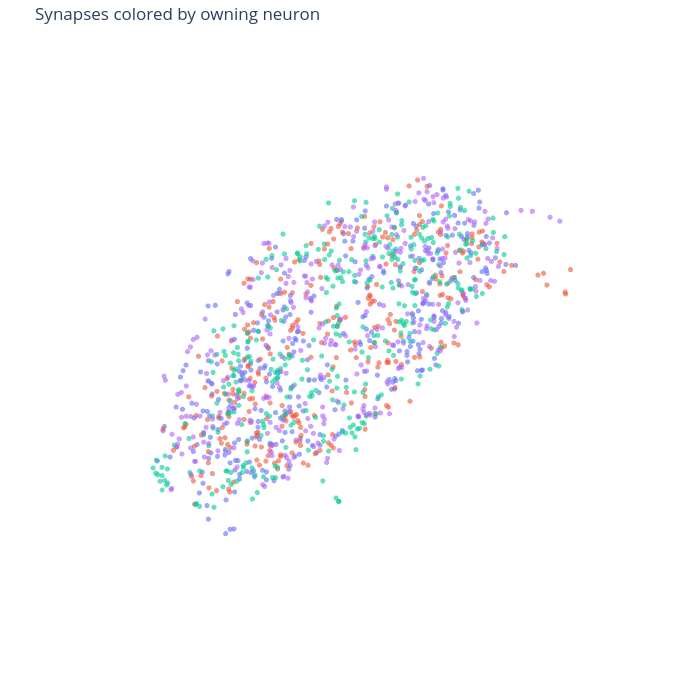

The cell this chart's notebook holds for it:
### Markdown cell above
### 3f. Should you draw edges on the point cloud too?

Short answer: **not the full `synapse_dual_graph` edge set** — draw neuron identity instead.

The `synapse_dual_graph` connects every pair of synapses that share a neuron, which means a neuron
with *k* synapses contributes `k*(k-1)/2` edges — a single well-connected neuron can produce thousands
of line segments. Rendered literally, that's both slow and an unreadable "hairball" that obscures more
than it reveals. Coloring points by which neuron they belong to conveys the same grouping far more
legibly, since you can *see* the clusters without needing to trace individual lines. The function below
does that, with an optional single-neuron highlight.

### Code cell
def plot_synapses_colored_by_neuron(synapse_table, highlight_bodyId=None, title=None):
    if not _require_plotly():
        return
    df = synapse_table.copy()
    if highlight_bodyId is not None:
        df["group"] = np.where(df["bodyId"] == highlight_bodyId, "selected neuron", "other")
        fig = px.scatter_3d(df, x="x", y="y", z="z", color="group", opacity=0.6,
                              color_discrete_map={"selected neuron": "crimson", "other": "lightgray"})
    else:
        df["bodyId_str"] = df["bodyId"].astype(str)
        fig = px.scatter_3d(df, x="x", y="y", z="z", color="bodyId_str", opacity=0.6)
        fig.update_layout(showlegend=False)
    fig.update_traces(marker=dict(size=3))
    fig.update_layout(
        scene=dict(aspectmode="data", xaxis=dict(visible=False), yaxis=dict(visible=False),
                   zaxis=dict(visible=False)),
        width=700, height=700, margin=dict(l=10, r=10, t=40, b=10),
        title=title or "Synapses colored by owning neuron")
    fig.show()


plot_synapses_colored_by_neuron(synapse_table)

### Figure 1 — Plotly figure (JSON) as saved in the notebook; plotly's stock layout.template omitted (floating-point values rounded to 4 significant figures; data arrays with more than 128 entries replaced by an {"elided": "..."} marker saying what was removed)
{"data": [{"hovertemplate": "bodyId_str=1008378448<br>x=%{x}<br>y=%{y}<br>z=%{z}<extra></extra>", "legendgroup": "1008378448", "marker": {"color": "#636efa", "opacity": 0.6, "size": 3, "symbol": "circle"}, "mode": "markers", "name": "1008378448", "scene": "scene", "showlegend": true, "type": "scatter3d", "x": {"elided": "298 int values"}, "y": {"elided": "298 int values"}, "z": {"elided": "298 int values"}}, {"hovertemplate": "bodyId_str=5813027016<br>x=%{x}<br>y=%{y}<br>z=%{z}<extra></extra>", "legendgroup": "5813027016", "marker": {"color": "#EF553B", "opacity": 0.6, "size": 3, "symbol": "circle"}, "mode": "markers", "name": "5813027016", "scene": "scene", "showlegend": true, "type": "scatter3d", "x": {"elided": "304 int values"}, "y": {"elided": "304 int values"}, "z": {"elided": "304 int values"}}, {"hovertemplate": "bodyId_str=1100792636<br>x=%{x}<br>y=%{y}<br>z=%{z}<extra></extra>", "legendgroup": "1100792636", "marker": {"color": "#00cc96", "opacity": 0.6, "size": 3, "symbol": "circle"}, "mode": "markers", "name": "1100792636", "scene": "scene", "showlegend": true, "type": "scatter3d", "x": {"elided": "374 int values"}, "y": {"elided": "374 int values"}, "z": {"elided": "374 int values"}}, {"hovertemplate": "bodyId_str=5813057274<br>x=%{x}<br>y=%{y}<br>z=%{z}<extra></extra>", "legendgroup": "5813057274", "marker": {"color": "#ab63fa", "opacity": 0.6, "size": 3, "symbol": "circle"}, "mode": "markers", "name": "5813057274", "scene": "scene", "showlegend": true, "type": "scatter3d", "x": {"elided": "320 int values"}, "y": {"elided": "320 int values"}, "z": {"elided": "320 int values"}}], "layout": {"height": 700, "legend": {"title": {"text": "bodyId_str"}, "tracegroupgap": 0}, "margin": {"b": 10, "l": 10, "r": 10, "t": 40}, "scene": {"aspectmode": "data", "domain": {"x": [0, 1], "y": [0, 1]}, "xaxis": {"title": {"text": "x"}, "visible": false}, "yaxis": {"title": {"text": "y"}, "visible": false}, "zaxis": {"title": {"text": "z"}, "visible": false}}, "showlegend": false, "title": {"text": "Synapses colored by owning neuron"}, "width": 700}}
